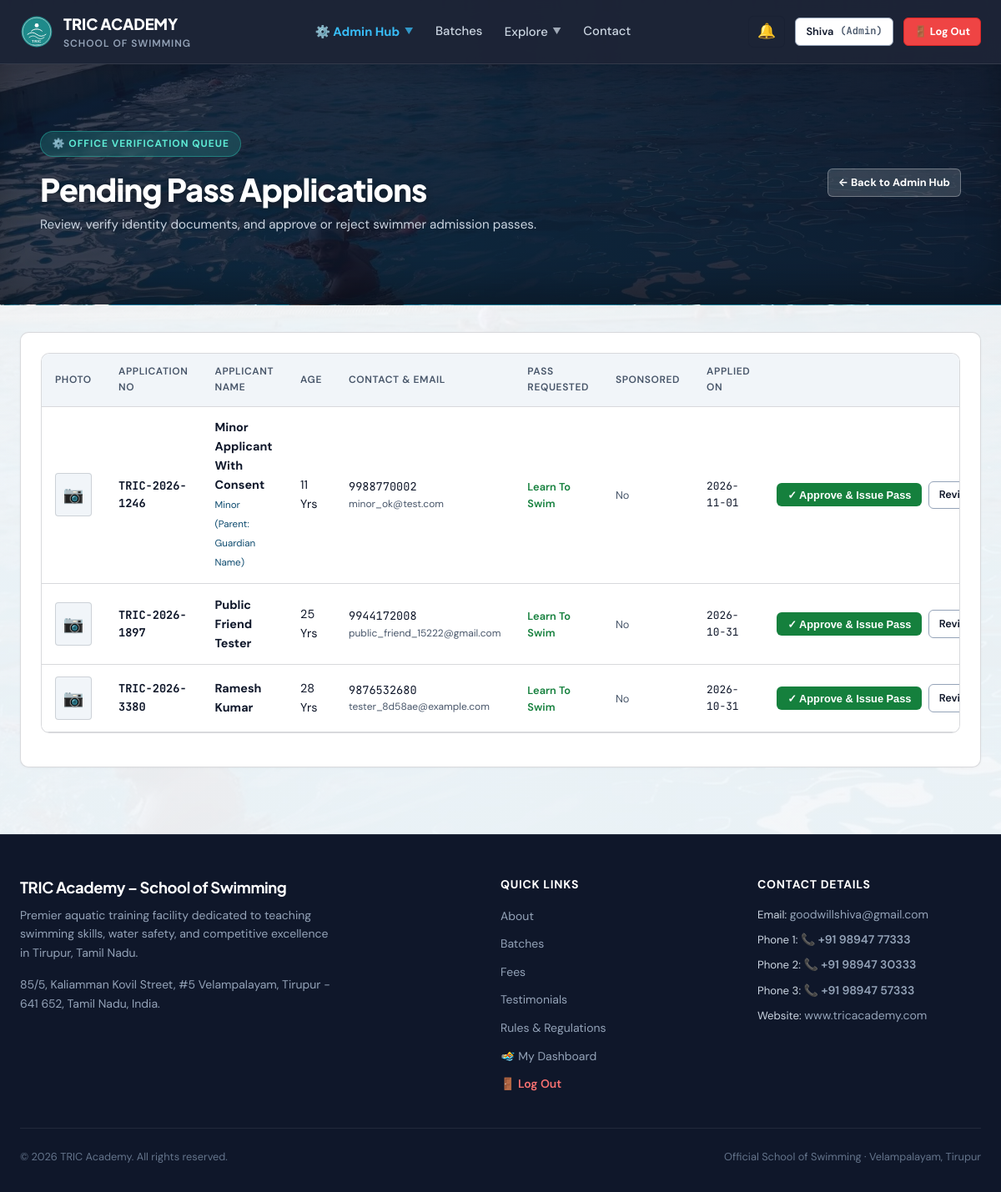
Page /admin/applicants (signed in) on the earlier database version.
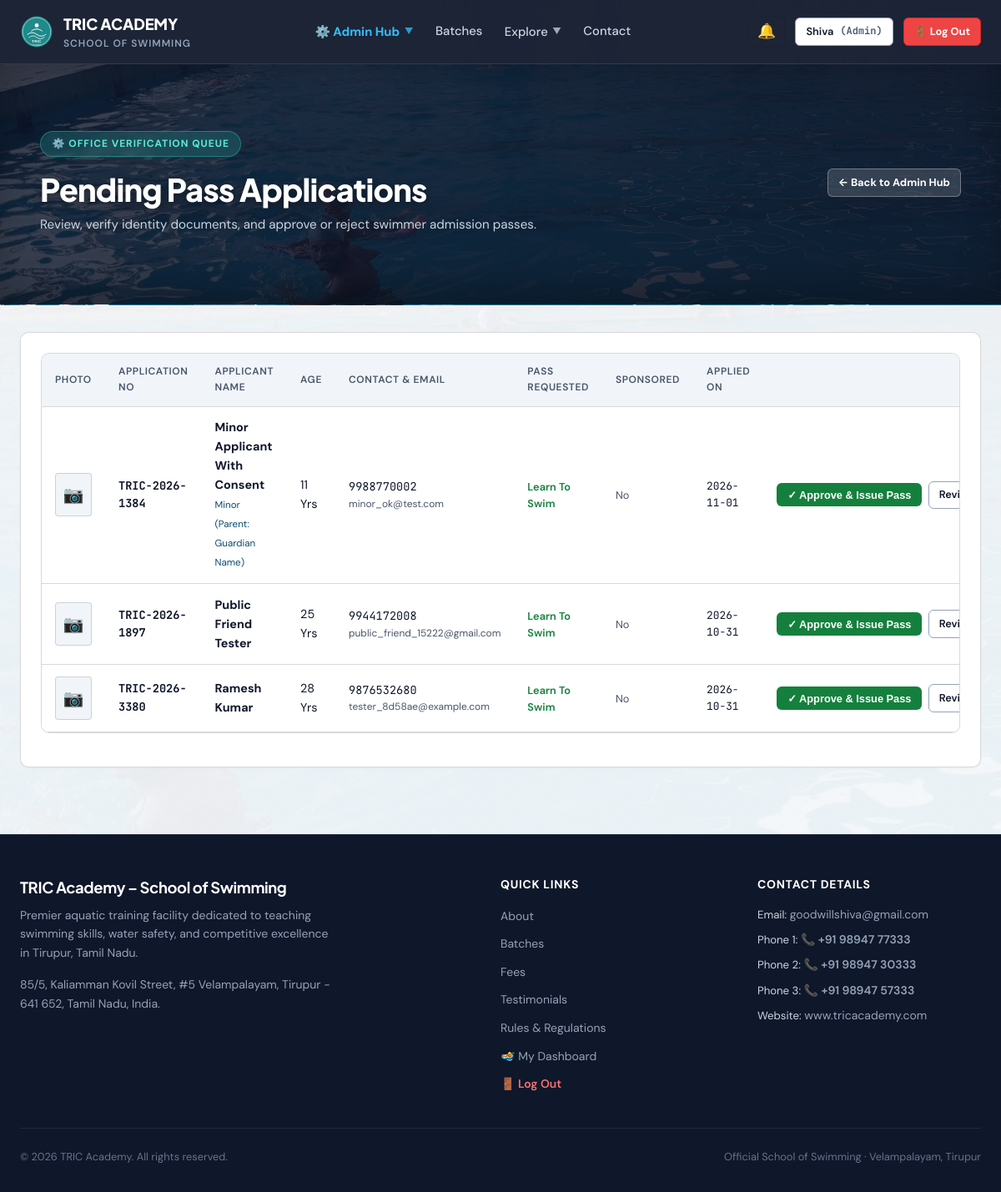
Same page on the later database version.
### tables this page shows
CREATE TABLE office_use (
    id INTEGER PRIMARY KEY AUTOINCREMENT,
    user_id INTEGER UNIQUE NOT NULL,
    coach_recommendation TEXT,
    pass_type_issued TEXT,
    validity_start DATE,
    validity_end DATE,
    id_card_number TEXT,
    id_card_fee_paid INTEGER DEFAULT 0,
    documents_verified INTEGER DEFAULT 0,
    section_ic_signature TEXT,
    section_ic_date DATE,
    approved_by TEXT,
    approved_at DATETIME,
    FOREIGN KEY (user_id) REFERENCES users(id) ON DELETE CASCADE
);

CREATE TABLE "users" (
    id INTEGER PRIMARY KEY AUTOINCREMENT,
    app_no TEXT UNIQUE NOT NULL,
    role TEXT CHECK(role IN ('member', 'coach', 'admin')) NOT NULL DEFAULT 'member',
    status TEXT CHECK(status IN ('pending', 'approved', 'deactivated')) NOT NULL DEFAULT 'pending',
    name TEXT NOT NULL,
    email TEXT NOT NULL,
    phone TEXT NOT NULL,
    password_hash TEXT NOT NULL,
    dob DATE,
    age INTEGER,
    address TEXT,
    pincode TEXT,
    guardian_name TEXT,
    guardian_occupation TEXT,
    experience TEXT,
    pass_type_requested TEXT CHECK(pass_type_requested IN ('learn_to_swim', 'competition')) DEFAULT 'learn_to_swim',
    sponsored INTEGER DEFAULT 0,
    sponsor_cert_filename TEXT,
    photo_filename TEXT,
    health_declared INTEGER DEFAULT 0,
    rules_agreed INTEGER DEFAULT 0,
    signature_name TEXT,
    place TEXT,
    application_date DATE DEFAULT (DATE('now')),
    email_verified INTEGER DEFAULT 0,
    email_token TEXT,
    phone_verified INTEGER DEFAULT 0,
    mock_otp TEXT,
    reset_token TEXT,
    reset_token_expiry DATETIME,
    created_at DATETIME DEFAULT CURRENT_TIMESTAMP,
    rules_confirmed_at DATETIME,
    parent_id INTEGER REFERENCES users(id)
, dpdp_consent INTEGER DEFAULT 0);

### app.py (the view)
@app.route('/admin/applicants')
@role_required(['admin'])
def admin_applicants():
    db = get_db()
    applicants = db.execute(
        """
        SELECT u.*, o.id_card_number, o.documents_verified
        FROM users u
        LEFT JOIN office_use o ON u.id = o.user_id
        WHERE u.status = 'pending'
        ORDER BY u.id DESC
        """
    ).fetchall()
    return render_template('admin_applicants.html', applicants=applicants)

### app.py (called while the page is built)
def get_db():
    if 'db' not in g:
        g.db = sqlite3.connect(DATABASE, timeout=30.0, detect_types=sqlite3.PARSE_DECLTYPES)
        g.db.row_factory = sqlite3.Row
        g.db.execute("PRAGMA busy_timeout = 30000")
        g.db.execute("PRAGMA journal_mode = WAL")
        g.db.execute("PRAGMA foreign_keys = ON")
    return g.db

def get_current_user():
    if session.get('logged_out'):
        return None
    uid = session.get('user_id')
    if not uid:
        return None
    db = get_db()
    user = db.execute(
        """
        SELECT u.*,
               m.id AS membership_id, m.plan_id, m.batch_id, m.start_date, m.end_date, m.is_active AS membership_active,
               b.name AS batch_name, b.is_competition,
               p.name AS plan_name, p.fee_amount
        FROM users u
        LEFT JOIN user_memberships m ON u.id = m.user_id AND m.is_active = 1
        LEFT JOIN batches b ON m.batch_id = b.id
        LEFT JOIN plans p ON m.plan_id = p.id
        WHERE u.id = ?
        """,
        (uid,)
    ).fetchone()
    return user

### templates/admin_applicants.html (shortened to what the changed rows need)
{% extends "base.html" %}
{% block content %}
<div class="page-hero-banner">
  <div class="container" style="max-width: 1200px;">
    <div style="display: flex; justify-content: space-between; align-items: center; flex-wrap: wrap; gap: 1.5rem;">
      <div>
        <h1 style="color: #FFFFFF; margin: 0.25rem 0 0.5rem 0; font-size: clamp(1.75rem, 3.5vw, 2.35rem);">Pending Pass Applications</h1>
      </div>
    </div>
  </div>
</div>
<div class="container" style="padding-top: 2rem; padding-bottom: 5rem;">
  <div class="card">
    {% if applicants %}
    <div class="table-container">
      <table class="data-table">
        <thead>
          <tr>
            <th>Photo</th>
            <th>Application No</th>
            <th>Applicant Name</th>
            <th>Age</th>
            <th>Contact &amp; Email</th>
            <th>Pass Requested</th>
            <th>Sponsored</th>
            <th>Applied On</th>
            <th style="text-align: right;">Action</th>
          </tr>
        </thead>
        <tbody>
          {% for a in applicants %}
          <tr>
            <td>
              <div style="width: 44px; height: 52px; border: 1px solid var(--border-hairline); border-radius: 4px; overflow: hidden; background: #F1F5F9;">
                {% if a.photo_filename %}
                  <img src="{{ url_for('serve_upload', category='photos', filename=a.photo_filename) }}" alt="{{ a.name }}" style="width: 100%; height: 100%; object-fit: cover;">
                {% else %}
                  <div style="display: flex; align-items: center; justify-content: center; height: 100%; color: #94A3B8; font-size: 1.25rem;">📷</div>
                {% endif %}
              </div>
            </td>
            <td class="font-mono" style="font-size: 0.85rem; font-weight: 700;">{{ a.app_no }}</td>
            <td>
              <div style="font-weight: 700;">{{ a.name }}</div>
              {% if a.age and a.age < 18 %}
                <span style="font-size: 0.725rem; color: var(--brand-accent);">Minor (Parent: {{ a.guardian_name or 'N/A' }})</span>
              {% elif a.age and a.age > 50 %}
                <span style="font-size: 0.725rem; color: var(--danger);">Senior &gt;50 (Fitness Cert Req.)</span>
              {% endif %}
            </td>
            <td>{{ a.age or '--' }} Yrs</td>
            <td>
              <div class="font-mono" style="font-size: 0.85rem;">{{ a.phone }}</div>
              <div style="font-size: 0.75rem; color: var(--text-muted);">{{ a.email }}</div>
            </td>
            <td>
              <span class="status-badge {{ 'status-competition' if a.pass_type_requested == 'competition' else 'status-active' }}">
                {{ a.pass_type_requested|replace('_', ' ')|title }}
              </span>
            </td>
            <td>
              {% if a.sponsored %}
                <span style="color: var(--brand-primary); font-weight: 700; font-size: 0.8rem;">Yes</span>
                {% if a.sponsor_cert_filename %}
                  <a href="{{ url_for('serve_upload', category='certs', filename=a.sponsor_cert_filename) }}" target="_blank" style="font-size: 0.75rem; display: block; text-decoration: underline;">[View Cert]</a>
                {% endif %}
              {% else %}
                <span style="color: var(--text-muted); font-size: 0.8rem;">No</span>
              {% endif %}
            </td>
            <td class="font-mono" style="font-size: 0.8rem;">{{ a.application_date }}</td>
            <td style="text-align: right; white-space: nowrap;">
              <div style="display: inline-flex; gap: 0.45rem; align-items: center; justify-content: flex-end;">
                <form action="{{ url_for('admin_quick_approve', user_id=a.id) }}" method="POST" class="quick-approve-form" data-user-id="{{ a.id }}" style="display: inline; margin: 0;">
                  <button type="submit" class="btn btn-primary btn-sm approve-pass-btn" id="approve-btn-{{ a.id }}" style="background-color: var(--success); font-weight: 700;">
                    ✓ Approve &amp; Issue Pass
                  </button>
                </form>
                <a href="{{ url_for('admin_application_review', user_id=a.id) }}" class="btn btn-secondary btn-sm" title="View paperwork">
                  Review 📄
                </a>
              </div>
            </td>
          </tr>
          {% endfor %}
        </tbody>
      </table>
    </div>
    {% else %}
    <p style="text-align: center; color: var(--text-muted); padding: 3rem 0;">
      No pending applications. All applicants have been reviewed and approved!
    </p>
    {% endif %}
  </div>
</div>
{% endblock %}

Differences in the rows shown:
no longer on this page (row unchanged): office_use: app_no "TRIC-2026-1246", name "Minor Applicant With Consent", guardian_name "Guardian Name", age "11", phone "9988770002", email "minor_ok@test.com", pass_type_requested "Learn To Swim", application_date "2026-11-01"
added office_use: app_no "TRIC-2026-1384", name "Minor Applicant With Consent", guardian_name "Guardian Name", age "11", phone "9988770002", email "minor_ok@test.com", pass_type_requested "Learn To Swim", application_date "2026-11-01"
